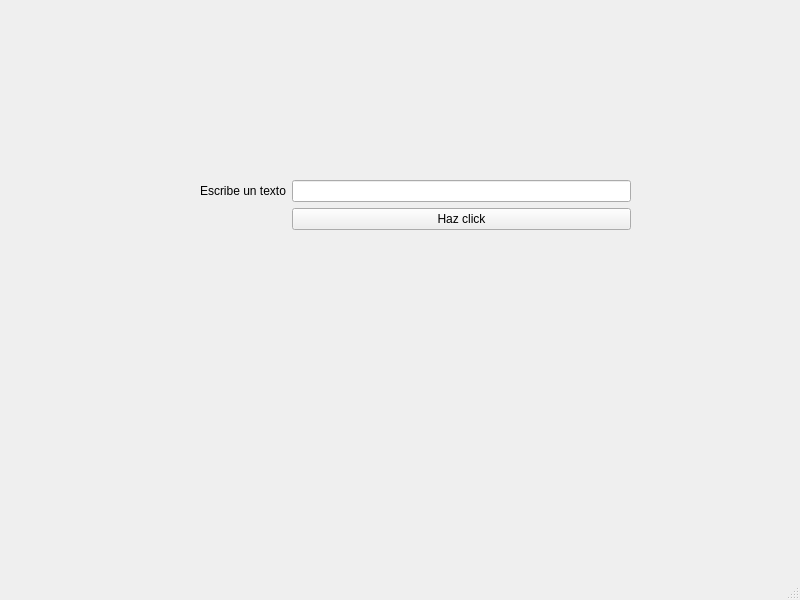
<?xml version="1.0" encoding="UTF-8"?>
<ui version="4.0">
 <class>MainWindow</class>
 <widget class="QMainWindow" name="MainWindow">
  <property name="geometry">
   <rect>
    <x>0</x>
    <y>0</y>
    <width>800</width>
    <height>600</height>
   </rect>
  </property>
  <property name="windowTitle">
   <string>MainWindow</string>
  </property>
  <widget class="QWidget" name="centralwidget">
   <widget class="QWidget" name="gridLayoutWidget">
    <property name="geometry">
     <rect>
      <x>200</x>
      <y>180</y>
      <width>431</width>
      <height>101</height>
     </rect>
    </property>
    <layout class="QGridLayout" name="gridLayout">
     <item row="0" column="1">
      <widget class="QLineEdit" name="lineEdit"/>
     </item>
     <item row="0" column="0">
      <widget class="QLabel" name="label">
       <property name="text">
        <string>Escribe un texto</string>
       </property>
      </widget>
     </item>
     <item row="1" column="1">
      <widget class="QPushButton" name="pushButton">
       <property name="text">
        <string>Haz click</string>
       </property>
      </widget>
     </item>
     <item row="2" column="1">
      <widget class="QLabel" name="label_2">
       <property name="text">
        <string/>
       </property>
      </widget>
     </item>
    </layout>
   </widget>
  </widget>
  <widget class="QMenuBar" name="menubar">
   <property name="geometry">
    <rect>
     <x>0</x>
     <y>0</y>
     <width>800</width>
     <height>21</height>
    </rect>
   </property>
  </widget>
  <widget class="QStatusBar" name="statusbar"/>
 </widget>
 <resources/>
 <connections/>
</ui>
